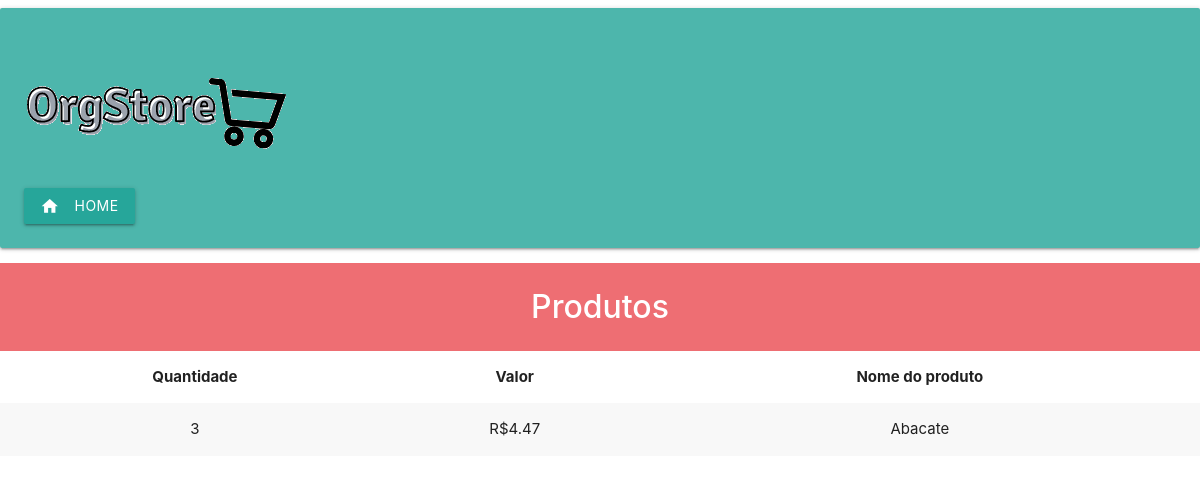
Page /meusprodutos2.php?pdd2=51 on the committed database.
### tables this page shows
CREATE TABLE `produto` (
  `id_produto` int(11) NOT NULL,
  `nome_produto` varchar(255) NOT NULL,
  `preco_produto` float NOT NULL,
  `qtd_produto` int(11) NOT NULL,
  `id_pedido` int(11) NOT NULL
);

### meusprodutos2.php (the view, shortened to what this page needs)
<?php
require_once 'db_connect.php';
?>
<!DOCTYPE html>
<html lang="pt-br">
<head>
    <link rel="stylesheet" href="https://cdnjs.cloudflare.com/ajax/libs/materialize/1.0.0/css/materialize.min.css">
    <link type="text/css" rel="stylesheet" href="css/materialize.min.css"  media="screen,projection"/>
</head>
<body>
    <div class="card-panel teal lighten-2">
        <header>
            <h1>
                <img src="logo.png" alt="OrgStore">
            </h1>
            <a href="index.php" class="waves-effect waves-light btn"><i class="material-icons left">home</i>Home</a>
        </header>
    </div>
    <div class="barra">
        <strong>Produtos</strong>
    </div>
    <div>
        <?php
            $id_pdd = $_GET['pdd2'];
            $consulta = "SELECT * FROM produto WHERE id_pedido = '$id_pdd'";
            $resultado = mysqli_query($connect, $consulta);
        ?>
        <div>
            <table class="striped">
                <thead>
                    <tr>
                        <th style="text-align: center;">Quantidade</th>
                        <th style="text-align: center;">Valor</th>
                        <th style="text-align: center;">Nome do produto</th>
                    </tr>
                </thead>
                <tbody>
                    <?php
                        while($dados=mysqli_fetch_array($resultado)){
                    ?>
                    <tr>
                        <td style="text-align: center;"><?php echo $dados["qtd_produto"];?></td>
                        <td style="text-align: center;">R$<?php echo $dados["preco_produto"];?></td>
                        <td style="text-align: center;"><?php echo $dados["nome_produto"];?></td>
                    </tr>
                    <?php
                        }
                    ?>
                </tbody>
            </table>
        </div>
    </div>
</body>

### meusprodutos2.php (style rules this page uses)
.barra { background-color: #ee6e73; text-align: center; padding: 20px 10px; font-size: xx-large; color: #fff; width: 100%; }

### rows in the picture
produto: qtd_produto "3", preco_produto "4.47", nome_produto "Abacate"
